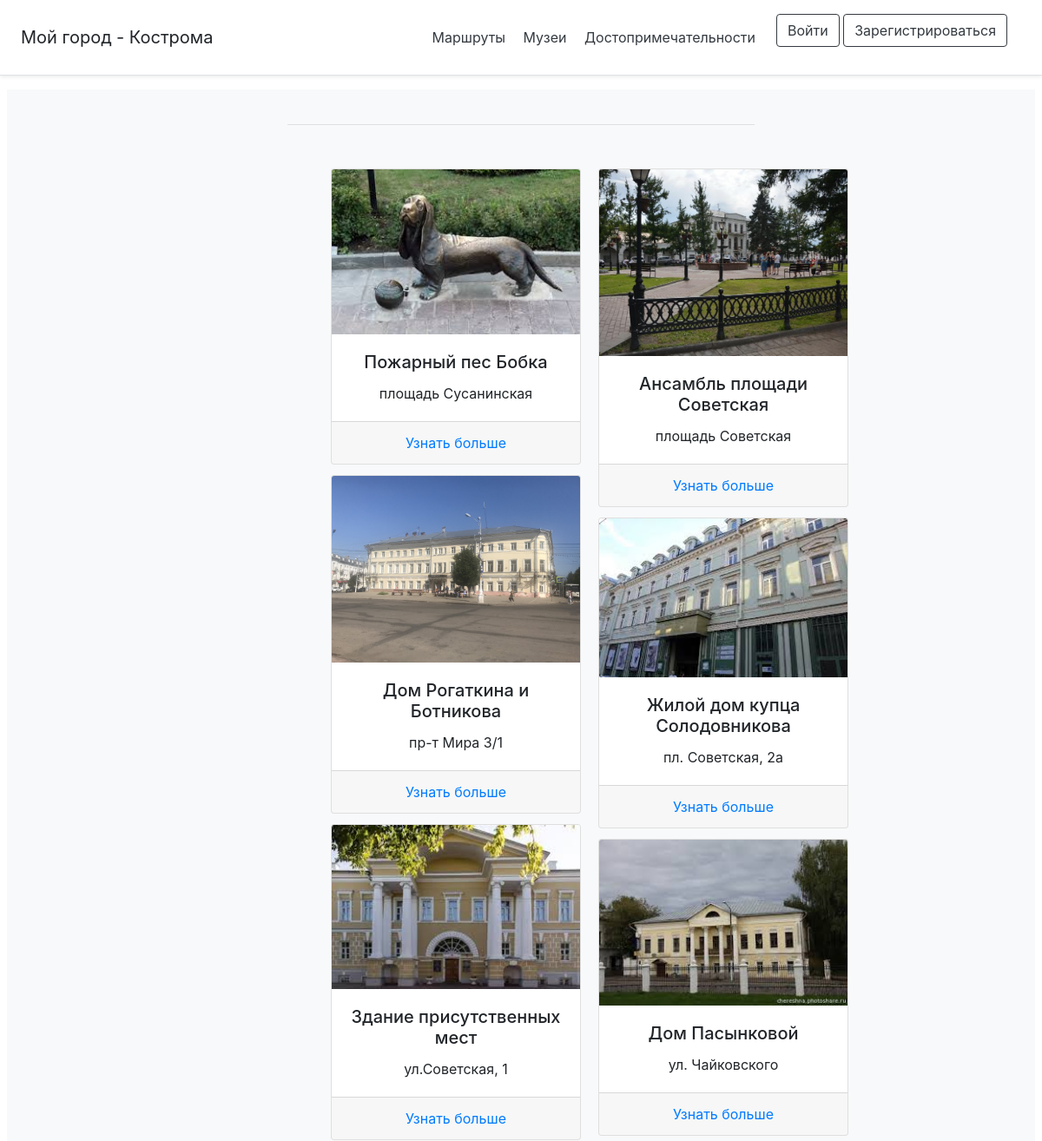
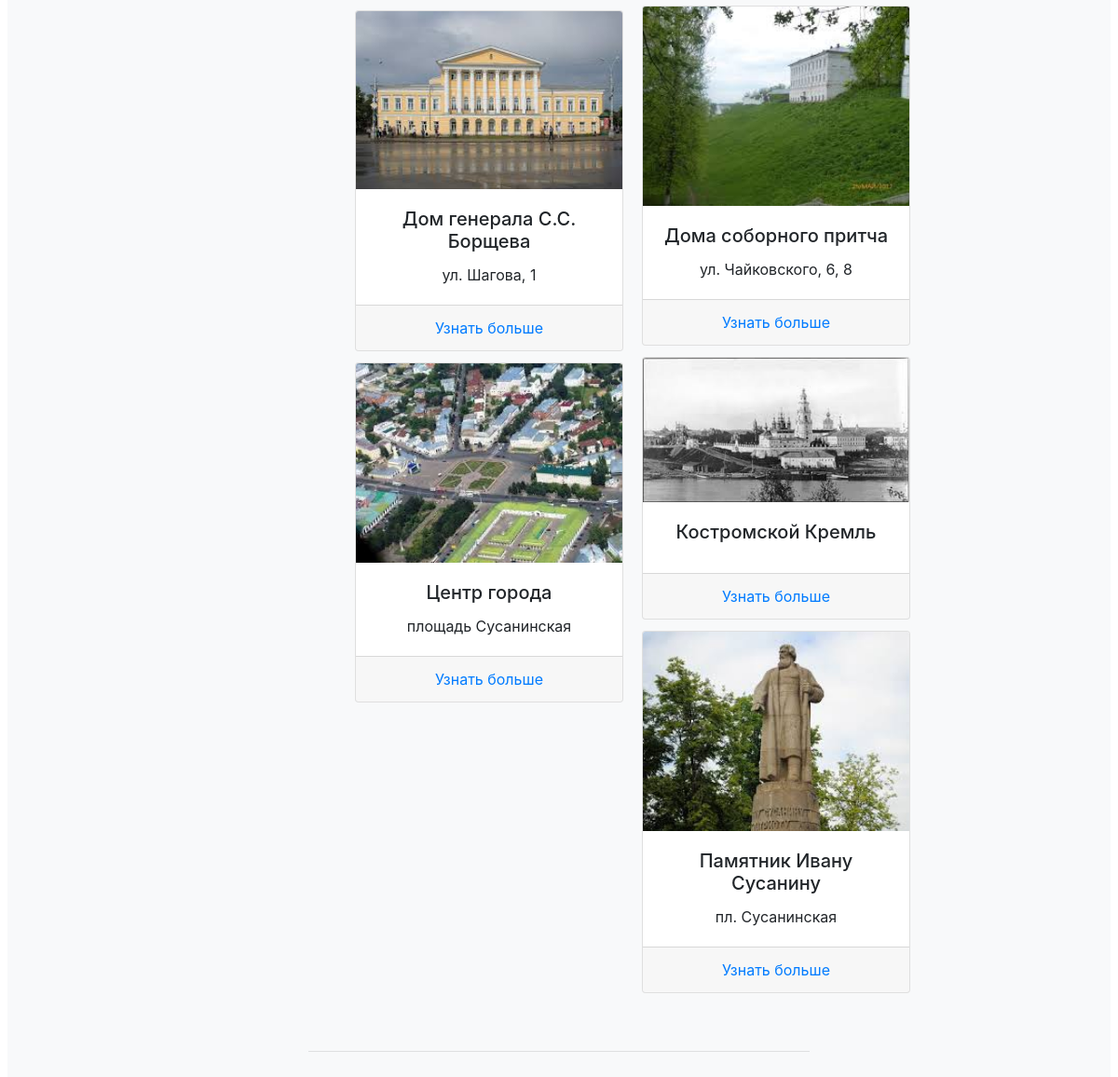
The app's page /attractions with its own data (2 pictures, top to bottom).
### data/building.py (models this page shows)
class Building(SqlAlchemyBase):
    __tablename__ = 'building'
    id = sqlalchemy.Column(sqlalchemy.Integer,
                           primary_key=True, autoincrement=True)
    title = sqlalchemy.Column(sqlalchemy.String, nullable=True)
    content = sqlalchemy.Column(sqlalchemy.String)
    adress = sqlalchemy.Column(sqlalchemy.String)
    image = sqlalchemy.Column(sqlalchemy.String, nullable=True)
    categories_id = sqlalchemy.Column(sqlalchemy.Integer,
                                sqlalchemy.ForeignKey("categories.id"))
    routes_id = sqlalchemy.Column(sqlalchemy.Integer,
                                      sqlalchemy.ForeignKey("routes.id"))
    categories = orm.relation('Categories')
    routes = orm.relation('Routes')
    users = orm.relation("User",secondary="association", backref="user")

### main.py (the view)
@app.route('/attractions')
def attractions():
    session = db_session.create_session()
    b = session.query(Building).filter(Building.categories_id == 1)
    return render_template('attractions.html', title='Достопримечательности Костромы', items=b)

### data/db_session.py (called while the page is built)
def create_session() -> Session:
    global __factory
    return __factory()

### templates/attractions.html (shortened to what this page needs)
{% extends "base.html" %}
{% block content %}
    <div class="container-fluid" style="margin:50px;">
        <div class="row" >
        <div class="card-columns">
            {% for item in items %}
            <div class="card" style="width: 18rem;">
                    <img class="card-img-top" src={{item.image}} alt="Card image cap">
                    <div class="card-body">
                    <h5 class="card-title">{{item.title}}</h5>
                    <p class="card-text">{{item.adress}}</p>
                    </div>
            <div class="card-footer">
            <a href="{{url_for('attraction_id', attrac_id=item.id)}}" class="card-link" >Узнать больше</a>
            </div>
            </div>
        {% endfor %}
          </div>
        </div>
    </div>
{% endblock %}

### static/css/style2.css (style rules this page uses)
@media (min-width: 576px) { .card-columns { -webkit-column-count: 2; column-count: 2 } }
@media (min-width: 768px) { .card-columns { -webkit-column-count: 2; column-count: 2 } }
@media (min-width: 992px) { .card-columns { -webkit-column-count: 2; column-count: 2 } }

### records on screen
Building: image (picture), title "Пожарный пес Бобка", adress "площадь Сусанинская"
Building: image (picture), title "Дом Рогаткина и Ботникова", adress "пр-т Мира 3/1"
Building: image (picture), title "Здание присутственных мест", adress "ул.Советская, 1"
Building: image (picture), title "Дом генерала С.С. Борщева", adress "ул. Шагова, 1"
Building: image (picture), title "Центр города", adress "площадь Сусанинская"
Building: image (picture), title "Ансамбль площади Советская", adress "площадь Советская"
Building: image (picture), title "Жилой дом купца Солодовникова", adress "пл. Советская, 2а"
Building: image (picture), title "Дом Пасынковой", adress "ул. Чайковского"
Building: image (picture), title "Дома соборного притча", adress "ул. Чайковского, 6, 8"
Building: image (picture), title "Костромской Кремль"
Building: image (picture), title "Памятник Ивану Сусанину", adress "пл. Сусанинская"
